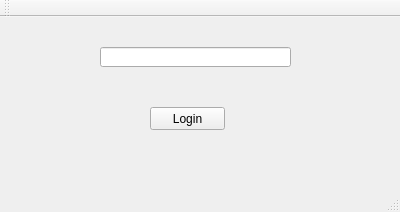
<?xml version="1.0" encoding="UTF-8"?>
<ui version="4.0">
 <class>MainWindow</class>
 <widget class="QMainWindow" name="MainWindow">
  <property name="geometry">
   <rect>
    <x>0</x>
    <y>0</y>
    <width>400</width>
    <height>212</height>
   </rect>
  </property>
  <property name="baseSize">
   <size>
    <width>400</width>
    <height>300</height>
   </size>
  </property>
  <property name="windowTitle">
   <string>Login</string>
  </property>
  <widget class="QWidget" name="centralWidget">
   <widget class="QLineEdit" name="lineEdit">
    <property name="geometry">
     <rect>
      <x>100</x>
      <y>30</y>
      <width>191</width>
      <height>20</height>
     </rect>
    </property>
   </widget>
   <widget class="QPushButton" name="loginButton">
    <property name="geometry">
     <rect>
      <x>150</x>
      <y>90</y>
      <width>75</width>
      <height>23</height>
     </rect>
    </property>
    <property name="cursor">
     <cursorShape>PointingHandCursor</cursorShape>
    </property>
    <property name="text">
     <string>Login</string>
    </property>
   </widget>
  </widget>
  <widget class="QMenuBar" name="menuBar">
   <property name="geometry">
    <rect>
     <x>0</x>
     <y>0</y>
     <width>400</width>
     <height>23</height>
    </rect>
   </property>
  </widget>
  <widget class="QToolBar" name="mainToolBar">
   <attribute name="toolBarArea">
    <enum>TopToolBarArea</enum>
   </attribute>
   <attribute name="toolBarBreak">
    <bool>false</bool>
   </attribute>
  </widget>
  <widget class="QStatusBar" name="statusBar"/>
 </widget>
 <layoutdefault spacing="6" margin="11"/>
 <resources/>
 <connections/>
</ui>
